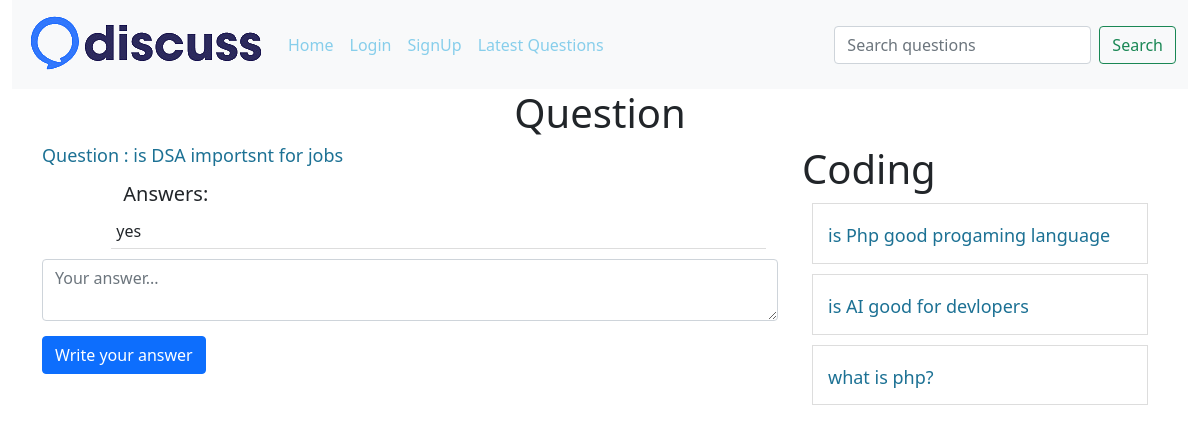
/?q-id=7, run on the app's committed database.
### tables this page shows
CREATE TABLE `questions` (
  `id` int(30) NOT NULL,
  `title` varchar(100) NOT NULL,
  `description` varchar(300) NOT NULL,
  `category_id` int(10) NOT NULL,
  `user_id` varchar(10) NOT NULL
);

CREATE TABLE `answers` (
  `id` int(10) NOT NULL,
  `answer` varchar(300) NOT NULL,
  `question_id` int(10) NOT NULL,
  `user_id` int(10) NOT NULL
);

CREATE TABLE `category` (
  `id` int(30) NOT NULL,
  `name` varchar(100) NOT NULL
);

### client/question-details.php (the view, shortened to what this page needs)
<div class="container">
    <h1 class="heading">Question</h1>
    <div class="row">
        <div class="col-8">
            <?php
            include("./common/db.php");
            $query = "select * from questions where id = $qid";
            $result = $conn->query($query);
            $row = $result->fetch_assoc();
            $cid = $row['category_id'];
            echo "<h4 class='margin-bottom-15 question-title'>Question : " . $row['title'] . "</h4>
            <p class='margin-bottom-15'>" . $row['description'] . "</p>";
            include("answer.php");
            ?>
            <form action="./server/requests.php" method="post">
                <textarea name="answer" class="form-control margin-bottom-15" placeholder="Your answer..."></textarea>
                <button class="btn btn-primary">Write your answer</button>
            </form>
        </div>
        <div class="col-4">
            <?php
            $categoryQuery = "select name from category where id=$cid";
            $categoryResult = $conn->query($categoryQuery);
            $categoryRow = $categoryResult->fetch_assoc();
            echo "<h1>" . ucfirst($categoryRow['name']) . "</h1>";
            $query = "select * from questions where category_id=$cid and id!=$qid";
            $result = $conn->query($query);
            foreach ($result as $row) {
                $id = $row['id'];
                $title = $row['title'];
                echo "<div class='question-list'>
                 <h4><a href=?q-id=$id>$title</a></h4></div>";
            }
            ?>
        </div>
    </div>
</div>

### client/answer.php
<div class="container">
    <div class="offset-sm-1">
<h5>Answers:</h5>
<?php
$query="select * from answers where question_id=$qid";
$result= $conn->query($query);
foreach ($result as $row) {
    $answer= $row['answer'];
echo "<div class='row'>
<p class='answer-wrapper'>$answer</p>
</div>";
}
?>
</div>
</div>

### public/style.css (style rules this page uses)
a { color: skyblue !important; }
.margin-bottom-15 { margin-bottom: 15px; }
.heading { text-align: center; }
.question-list { border: 1px solid #ddd; padding: 15px; margin: 10px; }
.question-list a { text-decoration: none; }
.question-list h4 { margin: 0; padding: 0; }
.question-list a, .question-title { font-size: 18px; text-decoration: none; color: #1c7194 !important; }
.answer-wrapper { border-bottom: 1px solid #ddd; margin-bottom: 10px; padding: 5px; }

### data on the page
questions: title "is DSA importsnt for jobs"
answers: answer "yes"
category: name "Coding"
questions: title "is Php good progaming language"
questions: title "is AI good for devlopers"
questions: title "what is php?"
